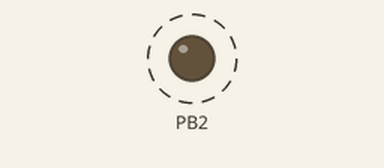
This program was run on a simulated ATmega328P, built with avr-gcc and emulated at 16 MHz. On the bench: output pins drawn as LEDs (lit = HIGH). Dashed ring = blinking.

Above: at 0.12 s.
Timing chart, 0 to 3.0 s (numbered marks = the images above):
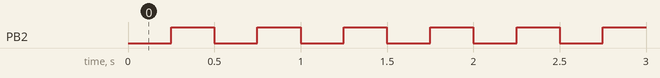

The program:

main.c
```c
/*
 * CPE301_Assignment2_Part3C.c
 *
 * Created: 3/5/2018 8:57:36 AM
 * Author : Monty Sourjah
 */

#define F_CPU 16000000	// CPU clock
#define const2ms 125

#include <avr/io.h>

void delay(int d)
{
	int i = 0; // counter variable
	TCCR0B = 1; //start TIMER0
	TCNT0 = 0; // set TIMER0 counter to 0

	while (i < d * const2ms / 2) // check if time elapsed
	{
		if (TIFR0 && 1) // check if timer0 overflow
		{
			TIFR0 |= 7; // clear overflow bit
			i++; // increment counter
		}
	}
}

int main(void)
{
	/* Replace with your application code */
	DDRB = 0b00000100; // set PORTB2 to output
	while (1)
	{
		delay(250); // delay 250ms
		PORTB = 0b00000100; // Set PORTB2 to 1
		delay(250); // delay 250ms
		PORTB = 0; // Set PORTB2 to 0
	}
}
```

Measured:
- by itself, PB2: alternates HIGH for 0.25 s and LOW for 0.25 s
